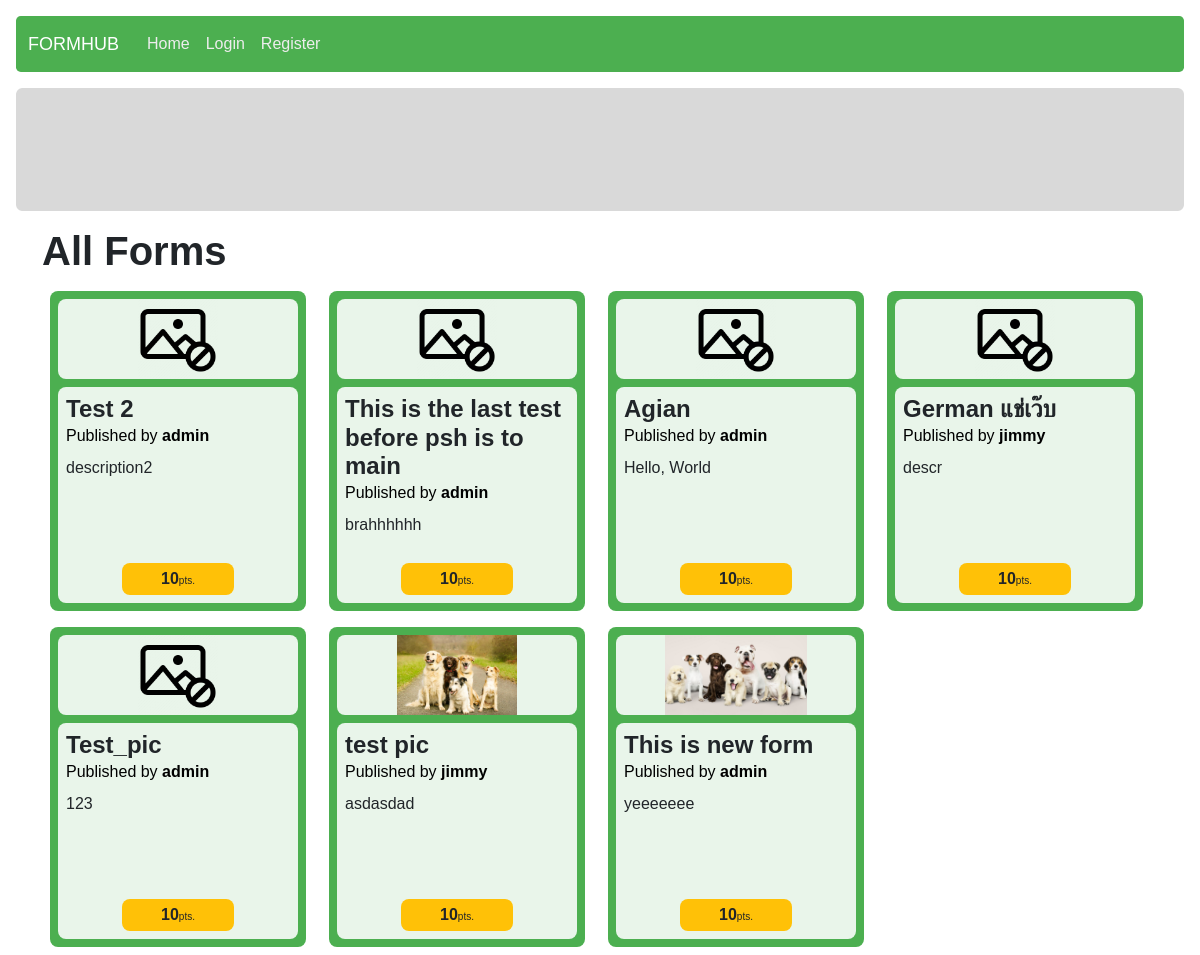
The app's page /, older data.
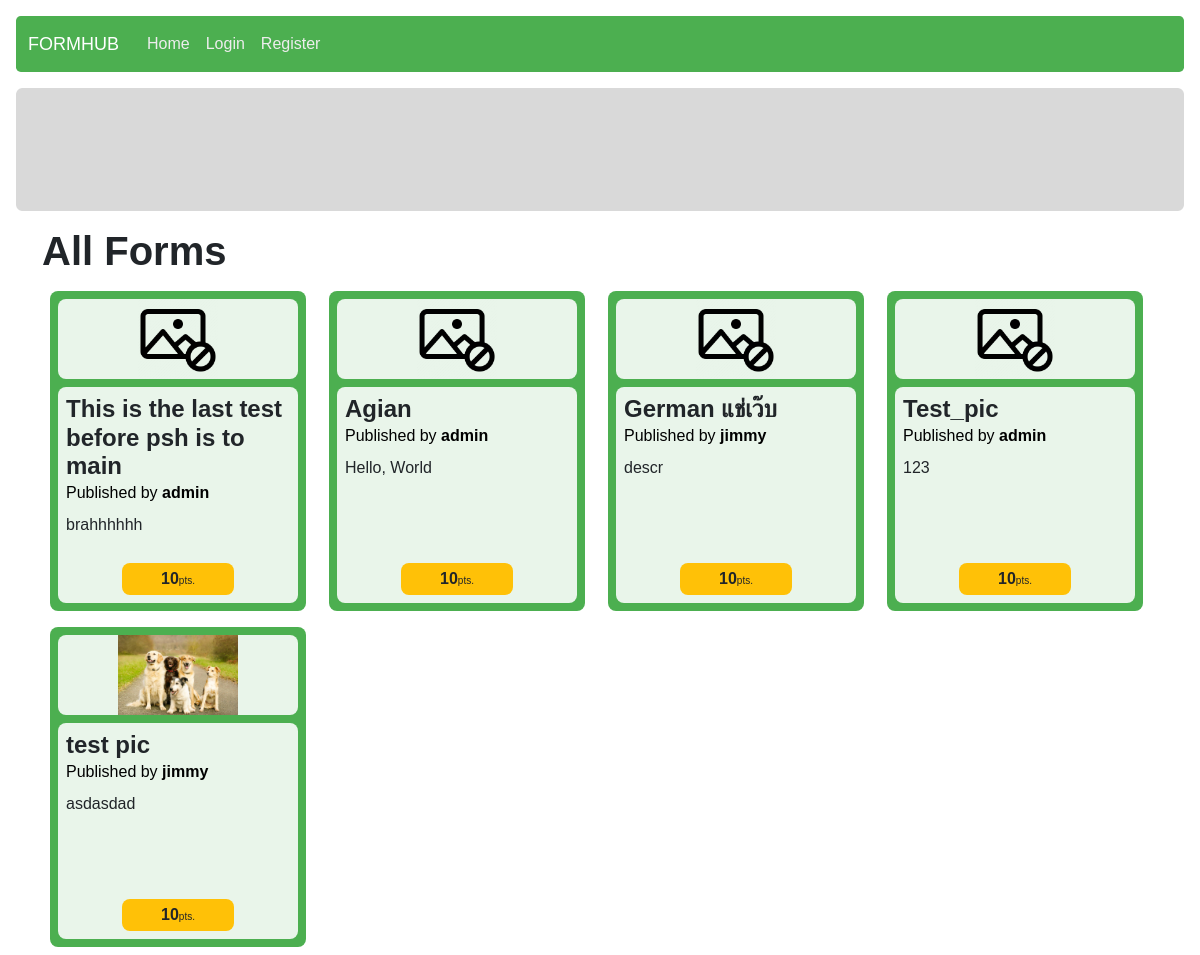
The same page, newer data.
### form_management/models.py (models this page shows, shortened)
class Form(models.Model):
    owner = models.ForeignKey(User, on_delete = models.CASCADE)
    form_name = models.CharField(max_length = 125)
    description = models.CharField(max_length = 1000)
    category = models.ForeignKey(Category, on_delete = models.CASCADE, null = True)
    design = models.JSONField()
    creation_timestamp = models.DateTimeField(auto_now_add = True)
    publish_timestamp = models.DateTimeField(null = True)
    is_open = models.BooleanField(default = False)
    is_sale = models.BooleanField(default = False)
    form_point = models.ForeignKey(Point, on_delete = models.CASCADE, related_name="form_point")
    form_selling_point = models.ForeignKey(Point, on_delete = models.CASCADE, null = True, blank = True, related_name="form_selling_point")
    form_pic = models.ImageField(
        upload_to="static/form_management/imgs",
        null = True,
        default = "static/form_management/imgs/no-pic.png")

class Point(models.Model):
    form_size = models.CharField(max_length = 2)
    context = models.CharField(max_length = 3, null = True, blank = True, choices = POINT_CONTEXT) # SEL = Selling, ANS = answering
    point = models.IntegerField()
    description = models.CharField(max_length = 50, null = True, blank = True)
    lower_bound = models.IntegerField()
    upper_bound = models.IntegerField()

### authentication/models.py (models this page shows)
class User(AbstractUser):
    student_id = models.CharField(max_length = 10, null = True)
    profile_img = models.ImageField(
        upload_to="static/userprofile/imgs",
        null = True,
        default = "static/userprofile/imgs/default.jpg")
    def __str__(self):
        return f"{self.username}"

### answering/views.py (the view)
# urls.py: path("", views.index, name="index"),
def index(request):
	if (request.user.is_authenticated):
		is_already_answered_form = FormResponse.objects.filter(responder = request.user).values("form_id").distinct()
		exclude_form_list = [item["form_id"] for item in is_already_answered_form]
		forms = Form.objects.filter(is_open = True).exclude(id__in=exclude_form_list)
	else:
		forms = Form.objects.filter(is_open = True)
	return render(request, "answering/index.html", {
		"title": "All Active Forms",
		"forms": forms,
	})

### templates/answering/index.html (shortened to what this page needs)
{% extends "layout.html" %}
{% load static %}
{% block extra_css %}
    <link rel="stylesheet" href="{% static 'answering/index.css' %}">
{% endblock %}
{% block body %}
<div class="container">
    <h1><strong>All Forms</strong></h1>
    <div class="all-forms d-flex flex-row flex-wrap">
        {% for form in forms %}
            <div class="form-card p-2 d-flex flex-column col-sm-6 col-md-4 col-lg-3" data-code="{{ form.id }}">
                <div class="form p-2 d-flex flex-column">
                    <div class="img-container d-flex justify-content-center">
                        <img id="form_pic_{{form.id}}" data-code="{{ form.id }}" src="{{ form.form_pic }}" alt="no-photo">
                    </div>
                    <div class="form-meta-data mt-2 p-2">
                        <h4 class="form-name my-0">{{ form.form_name }}</h6>
                        <a href="/account/{{ form.owner.id }}" class="mb-2 author">Published by <strong>{{ form.owner }}</strong></a>
                        <div class="description">
                            {{ form.description }}
                        </div>
                        <div class="bottom-section mt-auto p-1">
                            <span class="point">{{ form.form_point.point }}</span><span class="unit">pts.</span>
                        </div>
                    </div>
                </div>
            </div>
        {% empty %}
            <h3>No form</h3>
        {% endfor %}
    </div>
</div>
{% endblock %}

Row changes from the older to the newer data that the page shows:
no longer on this page (row edited): Form: form_pic (placeholder picture), form_name "Test 2", owner "admin", description "description2", form_point.point "10"
no longer on this page (row edited): Form: shows a picture, form_name "This is new form", owner "admin", description "yeeeeeee", form_point.point "10"
